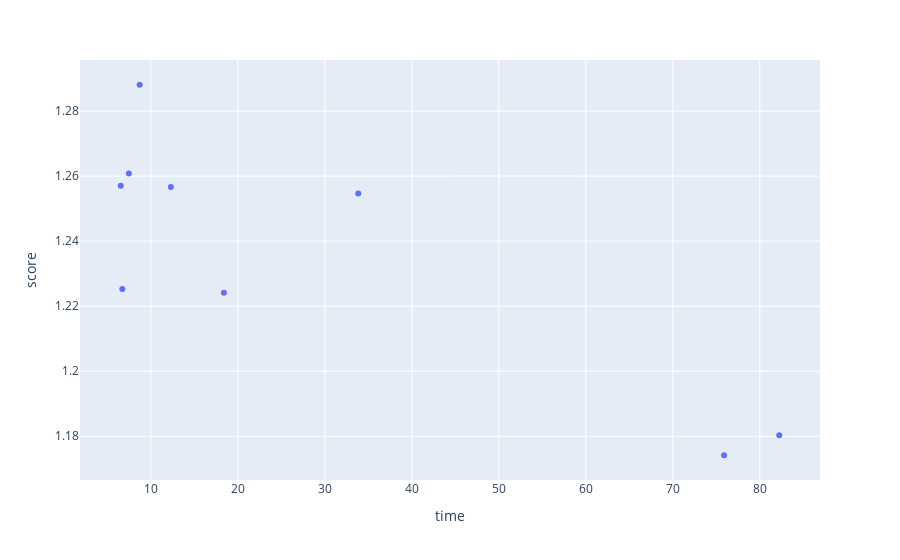

Notebook code for this chart:
### Code cell
fig = px.scatter(x=times, y=scores)
fig.update_layout(xaxis_title='time').update_layout(yaxis_title='score')

### Figure 1 — Plotly figure (JSON) as saved in the notebook; plotly's stock layout.template omitted (floating-point values rounded to 4 significant figures)
{"data": [{"hovertemplate": "x=%{x}<br>y=%{y}<extra></extra>", "legendgroup": "", "marker": {"color": "#636efa", "symbol": "circle"}, "mode": "markers", "name": "", "orientation": "v", "showlegend": false, "x": [8.715, 33.84, 6.54, 7.466, 12.3, 6.717, 18.4, 82.24, 75.9], "xaxis": "x", "y": [1.288, 1.255, 1.257, 1.261, 1.257, 1.225, 1.224, 1.18, 1.174], "yaxis": "y", "type": "scatter"}], "layout": {"xaxis": {"anchor": "y", "domain": [0.0, 1.0], "title": {"text": "time"}}, "yaxis": {"anchor": "x", "domain": [0.0, 1.0], "title": {"text": "score"}}, "legend": {"tracegroupgap": 0}, "margin": {"t": 60}}}
